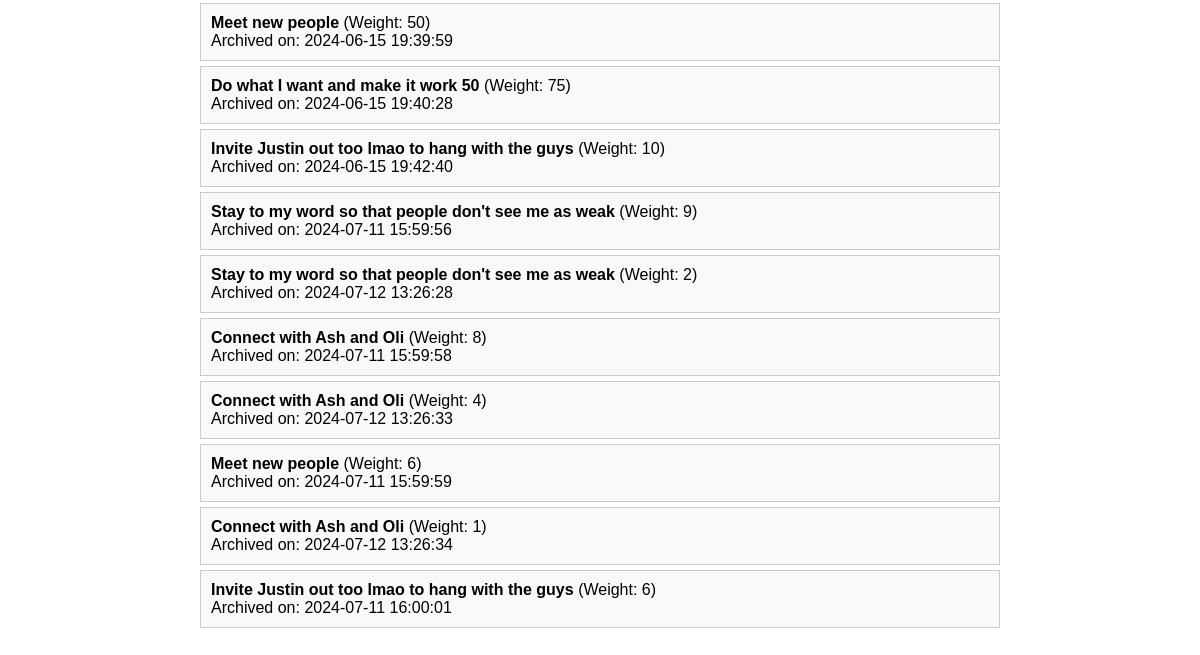
/archived (lower part), run on an earlier commit of the app's database.
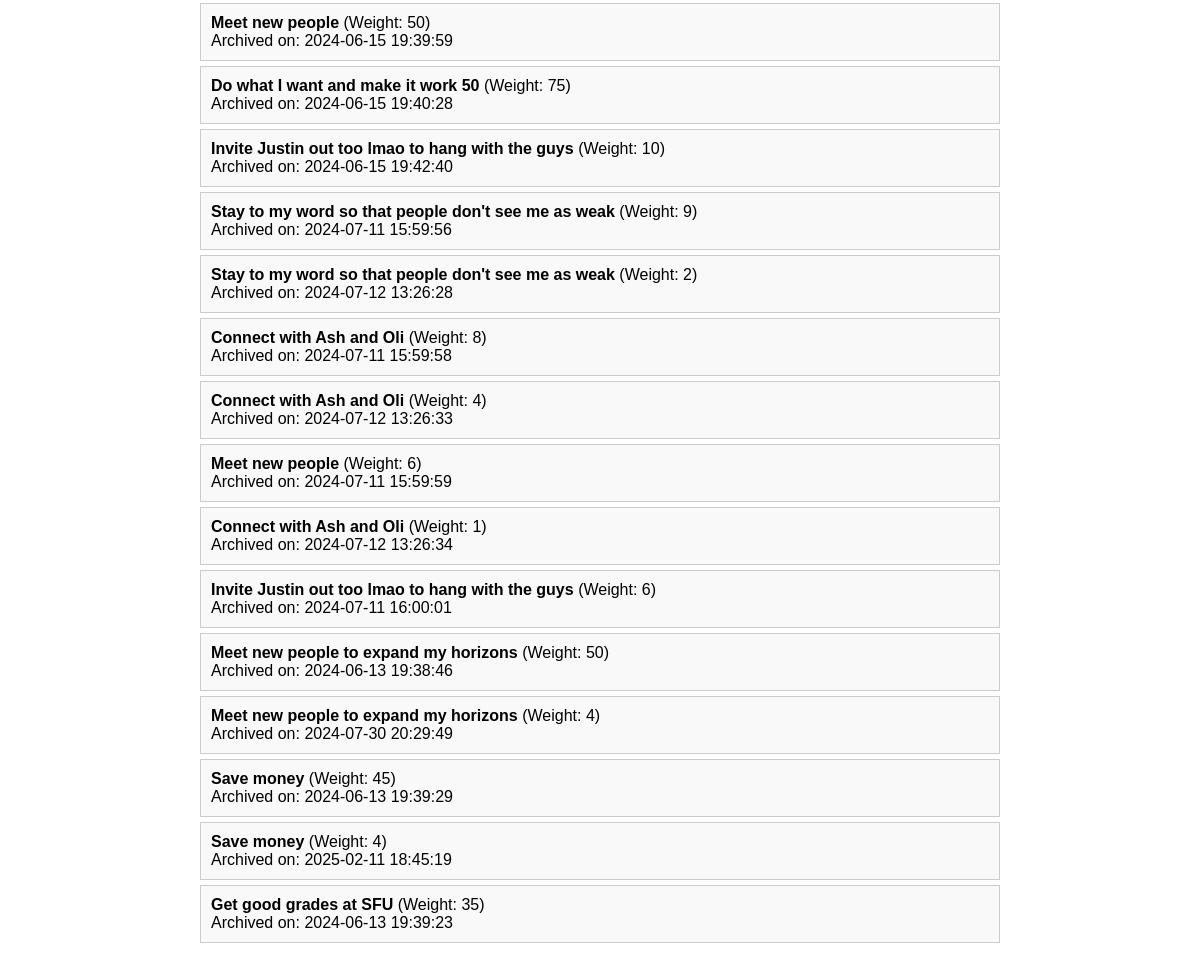
And on a later commit of the database.
### tables this page shows
CREATE TABLE archived_goals (
            id INTEGER PRIMARY KEY,
            name TEXT NOT NULL,
            weight INTEGER NOT NULL,
            timestamp TEXT NOT NULL
        );

### application.py (the view)
@application.route('/archived')
def archived():
    archived_goals = get_archived_goals()
    return render_template('archived.html', archived_goals=archived_goals)

### application.py (called while the page is built)
def get_archived_goals():
    conn = sqlite3.connect('database.db')  # Connect to the main database
    c = conn.cursor()
    c.execute('SELECT * FROM archived_goals')  # Make sure 'archived_goals' is the correct table name
    archived_goals = c.fetchall()
    conn.close()
    return archived_goals

### templates/archived.html (shortened to what this page needs)
<!DOCTYPE html>
<html>
<head>
</head>
<body>
    <div class="container">
        <ul>
            {% for goal in archived_goals %}
                <li>
                    <strong>{{ goal[1] }}</strong> (Weight: {{ goal[2] }}) <br>
                    Archived on: {{ goal[3] }}
                </li>
            {% endfor %}
        </ul>
    </div>
</body>
</html>

### templates/archived.html (style rules this page uses)
body { font-family: Arial, sans-serif; padding: 20px; display: flex; flex-direction: column; align-items: center; }
.container { max-width: 800px; width: 100%; }
ul { list-style-type: none; padding: 0; }

What changed in the data, as far as the page shows it:
added archived_goals: name "Meet new people to expand my horizons", weight "50", timestamp "2024-06-13 19:38:46"
added archived_goals: name "Meet new people to expand my horizons", weight "4", timestamp "2024-07-30 20:29:49"
added archived_goals: name "Save money", weight "45", timestamp "2024-06-13 19:39:29"
added archived_goals: name "Save money", weight "4", timestamp "2025-02-11 18:45:19"
added archived_goals: name "Get good grades at SFU", weight "35", timestamp "2024-06-13 19:39:23"
